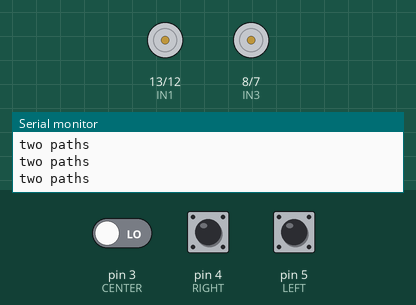
Simulated run of this sketch. Board: Arduino Uno, built with avr-gcc and run on an emulated ATmega328P. Shown: motor-driver pin pairs drawn as motors (green arrow = first pin HIGH = forward, orange = second pin HIGH = backward, longer = more drive, scaled by the enable pin), the last lines printed to the serial monitor. The test bench sets the inputs (shaded band); at power-on: pin 4 (RIGHT) LOW, pin 5 (LEFT) LOW, pin 3 (CENTER) LOW.

Above: at 1.2 s.
1.3 s: pin 4 (RIGHT) pulled HIGH for 0.15 s
At 1.41 s:
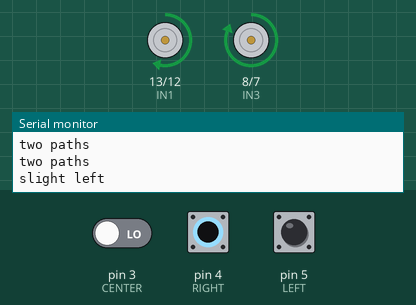
2.9 s: pin 5 (LEFT) pulled HIGH for 0.15 s
At 3.01 s:
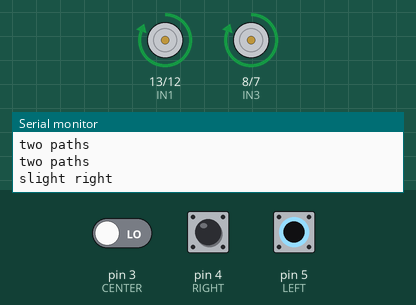
4.5 s: pin 4 (RIGHT) pulled HIGH for 1 s
At 5.3 s:
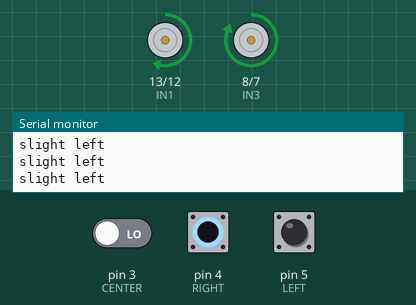
7.0 s: pin 4 (RIGHT) pulled HIGH for 3.2 s
At 10.9 s:
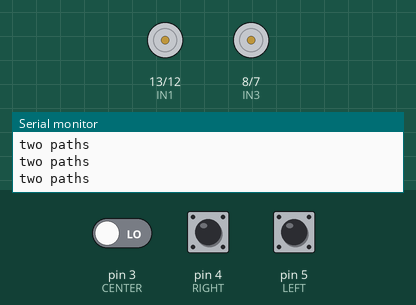
11.7 s: pin 5 (LEFT) pulled HIGH for 3.2 s
At 12.6 s:
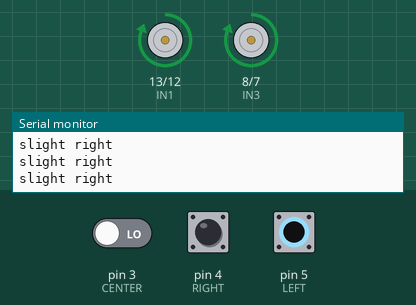
16.4 s: pin 3 (CENTER) driven HIGH and pin 5 (LEFT) driven HIGH
At 17.4 s:
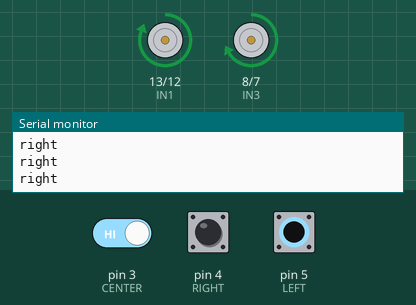
Timing chart, 0 to 18.9 s (numbered marks = the images above; inputs shaded):
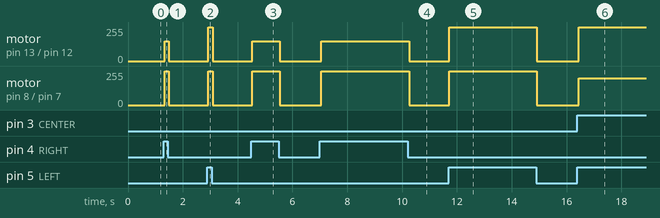

The sketch:

LIne_Follower.ino
```cpp
int ENA = 11;
int IN1 = 13;
int IN2 = 12;

int ENB = 9;
int IN3 = 8;
int IN4 = 7;

int CENTER = 3;
int RIGHT = 4;
int LEFT = 5;

int SAMPLE = 5;
int SAMPLE_DELAY = 2;

const bool SENSOR_ACTIVE_LOW_ON_BLACK = false;
const int fast = 255;
const int slow = 150;

void setup() {
  // put your setup code here, to run once:
  Serial.begin(115200);
  pinMode(ENA, OUTPUT);
  pinMode(ENB, OUTPUT);

  pinMode(IN1, OUTPUT);
  pinMode(IN2, OUTPUT);
  pinMode(IN3, OUTPUT);
  pinMode(IN4, OUTPUT);

  pinMode(CENTER, INPUT);
  pinMode(RIGHT, INPUT);
  pinMode(LEFT, INPUT);
}

bool sensor_active(int pin)
{
  int sum = 0;
  for(int i = 0; i <= SAMPLE; i++)
  {
    sum += digitalRead(pin);
    delay(SAMPLE_DELAY);
  }
  int majority = (sum > (SAMPLE/2)+1 ) ? HIGH : LOW;
  if(SENSOR_ACTIVE_LOW_ON_BLACK)
    {
      return(majority == LOW);
    }
    else
    {
      return (majority == HIGH);
    }
}

void stop_motor()
{
  analogWrite(ENA, 0);
  analogWrite(ENB, 0);

  digitalWrite(IN1, LOW);
  digitalWrite(IN2, LOW);
  digitalWrite(IN3, LOW);
  digitalWrite(IN4, LOW);
}

void forward(int left_motor, int right_motor)  // speed of the both motor will come here
{
  //left motor
  digitalWrite(IN1, HIGH);
  digitalWrite(IN2, LOW);
  // right motor
  digitalWrite(IN3, HIGH);
  digitalWrite(IN4, LOW);

  analogWrite(ENA,left_motor);
  analogWrite(ENB,right_motor);

}

void loop() {
  // put your main code here, to run repeatedly:

  bool c = sensor_active(CENTER);
  bool r = sensor_active(RIGHT);
  bool l = sensor_active(LEFT);

  if(!c && r && l)
  {
    forward(fast,fast);
    Serial.println("forward");
  }
  else if(!r && c && l)
  {
    forward(fast, slow);
    Serial.println("right");
  }
  else if(!l && c && r)
  {
    forward(slow,fast);
    Serial.println("left");
  }
  else if(!r && !c && l)
  {
    forward(fast, (fast+slow)/2);
    Serial.println("slight right");
  }
  else if(!l && !c && r)
  {
    forward(slow, (fast+slow));
    Serial.println("slight left");
  }
  else if  (!c && !r && !l)
  {
    stop_motor();
    Serial.println("two paths");
  }
  else
  {
    stop_motor();
  }
delay(40);
}
```

Measured:
- after the input at 1.3 s, motor on pin 13 (IN1) / pin 12 (IN2): stopped → forward 150/255 at once, → stopped 0.15 s later; motor on pin 8 (IN3) / pin 7 (IN4): stopped → forward 255/255 at once, → stopped 0.15 s later
- after the input at 2.9 s, motor on pin 13 (IN1) / pin 12 (IN2), motor on pin 8 (IN3) / pin 7 (IN4): stopped → forward 255/255 at once, → stopped 0.15 s later
- after the input at 4.5 s, motor on pin 13 (IN1) / pin 12 (IN2): stopped → forward 150/255 at once, → stopped 0.99 s later; motor on pin 8 (IN3) / pin 7 (IN4): stopped → forward 255/255 at once, → stopped 0.99 s later
- after the input at 7.0 s, motor on pin 13 (IN1) / pin 12 (IN2): stopped → forward 150/255 after 0.06 s, → stopped 3.2 s later; motor on pin 8 (IN3) / pin 7 (IN4): stopped → forward 255/255 after 0.06 s, → stopped 3.2 s later
- after the input at 11.7 s, motor on pin 13 (IN1) / pin 12 (IN2), motor on pin 8 (IN3) / pin 7 (IN4): stopped → forward 255/255 at once, → stopped 3.2 s later
- after the input at 16.4 s, motor on pin 13 (IN1) / pin 12 (IN2): stopped → forward 255/255 after 0.05 s; motor on pin 8 (IN3) / pin 7 (IN4): stopped → forward 202/255 after 0.05 s
